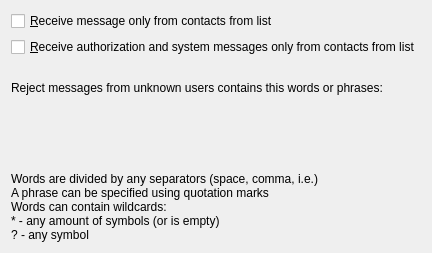
<ui version="4.0" >
 <class>FilterConfigBase</class>
 <widget class="QWidget" name="FilterConfigBase" >
  <property name="geometry" >
   <rect>
    <x>0</x>
    <y>0</y>
    <width>353</width>
    <height>253</height>
   </rect>
  </property>
  <property name="windowTitle" >
   <string></string>
  </property>
  <layout class="QVBoxLayout" >
   <property name="margin" >
    <number>11</number>
   </property>
   <property name="spacing" >
    <number>6</number>
   </property>
   <item>
    <widget class="QCheckBox" name="chkFromList" >
     <property name="text" >
      <string>&amp;Receive message only from contacts from list</string>
     </property>
    </widget>
   </item>
   <item>
    <widget class="QCheckBox" name="chkAuthFromList" >
     <property name="text" >
      <string>&amp;Receive authorization and system messages only from contacts from list</string>
     </property>
    </widget>
   </item>
   <item>
    <widget class="QLabel" name="lblFilter" >
     <property name="text" >
      <string>Reject messages from unknown users contains this words or phrases:</string>
     </property>
     <property name="alignment" >
      <set>Qt::AlignLeading|Qt::AlignLeft|Qt::AlignVCenter</set>
     </property>
     <property name="wordWrap" >
      <bool>true</bool>
     </property>
    </widget>
   </item>
   <item>
    <widget class="Q3MultiLineEdit" native="1" name="edtFilter" />
   </item>
   <item>
    <widget class="QLabel" name="TextLabel1" >
     <property name="text" >
      <string>Words are divided by any separators (space, comma, i.e.)
A phrase can be specified using quotation marks
Words can contain wildcards:
* - any amount of symbols (or is empty)
? - any symbol</string>
     </property>
     <property name="alignment" >
      <set>Qt::AlignLeading|Qt::AlignLeft|Qt::AlignVCenter</set>
     </property>
     <property name="wordWrap" >
      <bool>true</bool>
     </property>
    </widget>
   </item>
  </layout>
 </widget>
 <customwidgets>
  <customwidget>
   <class>Q3MultiLineEdit</class>
   <extends>QWidget</extends>
   <header>q3multilineedit.h</header>
   <container>1</container>
  </customwidget>
 </customwidgets>
 <resources/>
 <connections/>
</ui>
